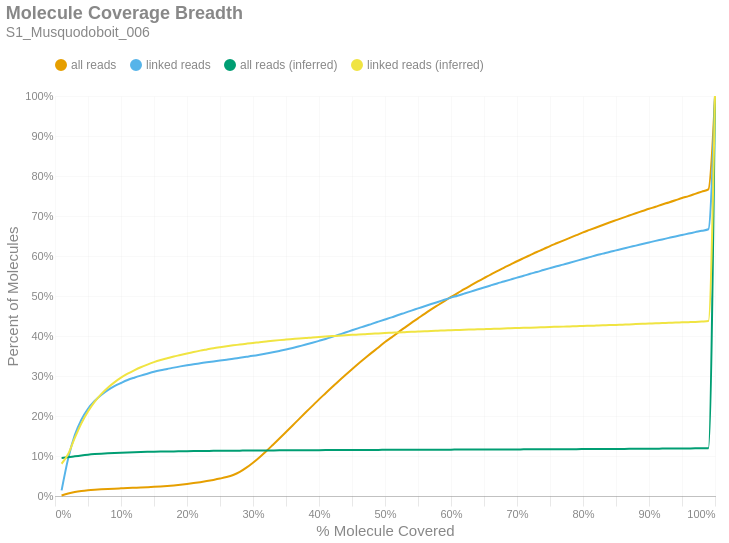

Notebook code for this chart:
### Markdown cell above
### Molecule Read Coverage
This chart shows molecule coverage breadth as computed by the number of bases aligned to that molecule. In other words, "*how much of each unique long molecule is actually sequenced/aligned?*" Keep in mind there is a distinction between sequences and alignments, since some sequences belonging to a particular molecule may not align well and wouldn't appear in the alignment data. This chart also shows molecule coverage breadth as computed by the *inferred fragment* from which the aligned sequences originate. Unlike read coverage, this calculation takes into account the total insert size, including unsequenced gaps between the forward and reverse reads. Like the previous figures, these are cumulative percents.

### Code cell
if SKIPLR:
    print_html(f"Skipped")
else:
    binned_df = consolidated_hist(valids['coverage_bp'], mask, 0.01, True)
    binned_df_inf = consolidated_hist(valids['coverage_inserts'], mask, 0.01, True)
    binned_df = binned_df.with_columns(pl.lit(binned_df_inf['all reads (cumsum)']).alias('all reads (inferred)'))
    binned_df = binned_df.with_columns(pl.lit(binned_df_inf['linked reads (cumsum)']).alias('linked reads (inferred)'))
    binned_df = binned_df.with_columns(
        (pl.col('bin').cast(pl.Float64) + 0.01).alias('right_edge')
    )

    with SafeRender(binned_df):
        (
            density_plot(binned_df, 'Molecule Coverage Breadth', samplename, 'molcov', ['all reads (inferred)','linked reads (inferred)'])
            .encode(
                #x=alt.X('bin:Q', title="% Molecule Covered").axis(format = '%').scale(padding=0),
                x=alt.X('right_edge:Q', title="% Molecule Covered").axis(format='%').scale(padding=0),
                y=alt.Y('value:Q', title='Percent of Molecules')
                    .axis(format='%')
                    .stack(False)
                    .scale(domainMin=0, padding=0),
                color=alt.Color("key:N").scale(domain = ["all reads", "linked reads", "all reads (inferred)", "linked reads (inferred)"]),
                tooltip = [
                    alt.Tooltip("key:N", title = "Data Type"),
                    alt.Tooltip("range_label:N", title="% Molecule Covered"),
                    alt.Tooltip("value:Q", format = ".2%", title="% Molecules")
                ]
            )
        ).display()

### Figure 1 — Vega-Lite specification as saved in the notebook (floating-point values rounded to 4 significant figures)
{"width": "container", "height": 400, "config": {"title": {"anchor": "start", "dy": -15, "fontSize": 18, "color": "#888888", "subtitleColor": "#888888", "subtitleFontSize": 14}, "arc": {"fill": "#0072B2"}, "axis": {"domainColor": "#888888", "domainWidth": 0.5, "gridWidth": 0.2, "grid": false, "titleFontWeight": 400, "titleFontSize": 15, "labelFontSize": 11, "labelColor": "#888888", "tickColor": "#888888", "tickWidth": 0.2, "titleColor": "#888888"}, "axisBand": {"grid": false}, "axisX": {"grid": true, "tickSize": 10, "domainCap": "round"}, "axisY": {"domain": false, "grid": true, "tickSize": 0, "domainCap": "round"}, "background": "transparent", "header": {"labelFontSize": 15, "labelColor": "#888888", "titleFontSize": 15, "titleFontWeight": 600, "titleColor": "#888888"}, "legend": {"labelFont": "sans-serif", "labelFontSize": 12, "labelColor": "#888888", "symbolSize": 100, "symbolType": "circle", "titleFontSize": 12, "titlePadding": 10, "titleColor": "#888888", "title": null, "orient": "top"}, "range": {"category": ["#E69F00", "#56B4E9", "#009E73", "#F0E442", "#0072B2", "#D55E00", "#CC79A7", "#000000"], "diverging": ["#cfe8f3", "#a2d4ec", "#73bfe2", "#46abdb", "#1696d2", "#12719e"]}, "area": {"fill": "#0072B2", "fillOpacity": 0.7, "line": true, "strokeOpacity": 0.7}, "line": {"color": "#0072B2", "stroke": "#0072B2", "strokeWidth": 2}, "trail": {"color": "#0072B2", "stroke": "#0072B2", "strokeWidth": 0, "size": 1}, "point": {"filled": true, "fillOpacity": 1.0, "size": 95}, "text": {"color": "#888888", "fontSize": 11, "align": "right", "fontWeight": 400, "size": 11}, "bar": {"fill": "#0072B2", "stroke": null}, "view": {"stroke": null, "continuousWidth": 660, "continuousHeight": 400}}, "data": {"name": "data-3992d41c891209a4c21e32f1ffea226e"}, "mark": {"type": "line", "interpolate": "monotone", "point": {"opacity": 0, "size": 275}}, "encoding": {"color": {"field": "key", "scale": {"domain": ["all reads", "linked reads", "all reads (inferred)", "linked reads (inferred)"]}, "type": "nominal"}, "tooltip": [{"field": "key", "title": "Data Type", "type": "nominal"}, {"field": "range_label", "title": "% Molecule Covered", "type": "nominal"}, {"field": "value", "format": ".2%", "title": "% Molecules", "type": "quantitative"}], "x": {"axis": {"format": "%"}, "field": "right_edge", "scale": {"padding": 0}, "title": "% Molecule Covered", "type": "quantitative"}, "y": {"axis": {"format": "%"}, "field": "value", "scale": {"domainMin": 0, "padding": 0}, "stack": false, "title": "Percent of Molecules", "type": "quantitative"}}, "params": [{"name": "param_c36ac31b6afebe62", "select": {"type": "point", "fields": ["key"]}, "bind": "legend"}], "title": {"text": "Molecule Coverage Breadth", "subtitle": "S1_Musquodoboit_006"}, "transform": [{"fold": ["all reads (cumsum)", "linked reads (cumsum)", "all reads (inferred)", "linked reads (inferred)"]}, {"calculate": "replace(datum.key, ' (cumsum)', '')", "as": "key"}, {"filter": {"param": "param_c36ac31b6afebe62"}}], "usermeta": {"embedOptions": {"downloadFileName": "S1_Musquodoboit_006.molcov"}}, "$schema": "https://vega.github.io/schema/vega-lite/v6.1.0.json", "datasets": {"data-3992d41c891209a4c21e32f1ffea226e": [{"bin": "0.0", "interval": "0.0-0.01", "all reads": 0.001059, "linked reads": 0.01395, "all reads (cumsum)": 0.001059, "linked reads (cumsum)": 0.01395, "range_label": "0.0-0.01", "all reads (inferred)": 0.09523, "linked reads (inferred)": 0.08063, "right_edge": 0.01}, {"bin": "0.01", "interval": "0.01-0.02", "all reads": 0.005019, "linked reads": 0.08013, "all reads (cumsum)": 0.006078, "linked reads (cumsum)": 0.09408, "range_label": "0.01-0.02", "all reads (inferred)": 0.09682, "linked reads (inferred)": 0.105, "right_edge": 0.02}, {"bin": "0.02", "interval": "0.02-0.03", "all reads": 0.003692, "linked reads": 0.05805, "all reads (cumsum)": 0.00977, "linked reads (cumsum)": 0.1521, "range_label": "0.02-0.03", "all reads (inferred)": 0.09927, "linked reads (inferred)": 0.1453, "right_edge": 0.03}, {"bin": "0.03", "interval": "0.03-0.04", "all reads": 0.00257, "linked reads": 0.03854, "all reads (cumsum)": 0.01234, "linked reads (cumsum)": 0.1907, "range_label": "0.03-0.04", "all reads (inferred)": 0.1015, "linked reads (inferred)": 0.1816, "right_edge": 0.04}, {"bin": "0.04", "interval": "0.04-0.05", "all reads": 0.00183, "linked reads": 0.02739, "all reads (cumsum)": 0.01417, "linked reads (cumsum)": 0.2181, "range_label": "0.04-0.05", "all reads (inferred)": 0.1033, "linked reads (inferred)": 0.2112, "right_edge": 0.05}, {"bin": "0.05", "interval": "0.05-0.06", "all reads": 0.001369, "linked reads": 0.0194, "all reads (cumsum)": 0.01554, "linked reads (cumsum)": 0.2375, "range_label": "0.05-0.06", "all reads (inferred)": 0.1047, "linked reads (inferred)": 0.2353, "right_edge": 0.06}, {"bin": "0.06", "interval": "0.06-0.07", "all reads": 0.001103, "linked reads": 0.01518, "all reads (cumsum)": 0.01664, "linked reads (cumsum)": 0.2526, "range_label": "0.06-0.07", "all reads (inferred)": 0.1059, "linked reads (inferred)": 0.2547, "right_edge": 0.07}, {"bin": "0.07", "interval": "0.07-0.08", "all reads": 0.0009255, "linked reads": 0.01208, "all reads (cumsum)": 0.01757, "linked reads (cumsum)": 0.2647, "range_label": "0.07-0.08", "all reads (inferred)": 0.1069, "linked reads (inferred)": 0.2709, "right_edge": 0.08}, {"bin": "0.08", "interval": "0.08-0.09", "all reads": 0.0008126, "linked reads": 0.009833, "all reads (cumsum)": 0.01838, "linked reads (cumsum)": 0.2746, "range_label": "0.08-0.09", "all reads (inferred)": 0.1077, "linked reads (inferred)": 0.2841, "right_edge": 0.09}, {"bin": "0.09", "interval": "0.09-0.1", "all reads": 0.0007726, "linked reads": 0.008014, "all reads (cumsum)": 0.01915, "linked reads (cumsum)": 0.2826, "range_label": "0.09-0.1", "all reads (inferred)": 0.1084, "linked reads (inferred)": 0.2958, "right_edge": 0.1}, {"bin": "0.1", "interval": "0.1-0.11", "all reads": 0.0007681, "linked reads": 0.007322, "all reads (cumsum)": 0.01992, "linked reads (cumsum)": 0.2899, "range_label": "0.1-0.11", "all reads (inferred)": 0.109, "linked reads (inferred)": 0.3057, "right_edge": 0.11}, {"bin": "0.11", "interval": "0.11-0.12", "all reads": 0.0006884, "linked reads": 0.005794, "all reads (cumsum)": 0.02061, "linked reads (cumsum)": 0.2957, "range_label": "0.11-0.12", "all reads (inferred)": 0.1095, "linked reads (inferred)": 0.3142, "right_edge": 0.12}, {"bin": "0.12", "interval": "0.12-0.13", "all reads": 0.0006839, "linked reads": 0.005266, "all reads (cumsum)": 0.02129, "linked reads (cumsum)": 0.301, "range_label": "0.12-0.13", "all reads (inferred)": 0.1099, "linked reads (inferred)": 0.3219, "right_edge": 0.13}, {"bin": "0.13", "interval": "0.13-0.14", "all reads": 0.0007362, "linked reads": 0.004881, "all reads (cumsum)": 0.02203, "linked reads (cumsum)": 0.3058, "range_label": "0.13-0.14", "all reads (inferred)": 0.1103, "linked reads (inferred)": 0.3286, "right_edge": 0.14}, {"bin": "0.14", "interval": "0.14-0.15", "all reads": 0.0008032, "linked reads": 0.004646, "all reads (cumsum)": 0.02283, "linked reads (cumsum)": 0.3105, "range_label": "0.14-0.15", "all reads (inferred)": 0.1107, "linked reads (inferred)": 0.3346, "right_edge": 0.15}, {"bin": "0.15", "interval": "0.15-0.16", "all reads": 0.0009598, "linked reads": 0.003739, "all reads (cumsum)": 0.02379, "linked reads (cumsum)": 0.3142, "range_label": "0.15-0.16", "all reads (inferred)": 0.111, "linked reads (inferred)": 0.3398, "right_edge": 0.16}, {"bin": "0.16", "interval": "0.16-0.17", "all reads": 0.00118, "linked reads": 0.003254, "all reads (cumsum)": 0.02497, "linked reads (cumsum)": 0.3175, "range_label": "0.16-0.17", "all reads (inferred)": 0.1113, "linked reads (inferred)": 0.3443, "right_edge": 0.17}, {"bin": "0.17", "interval": "0.17-0.18", "all reads": 0.001456, "linked reads": 0.003461, "all reads (cumsum)": 0.02643, "linked reads (cumsum)": 0.3209, "range_label": "0.17-0.18", "all reads (inferred)": 0.1116, "linked reads (inferred)": 0.3487, "right_edge": 0.18}, {"bin": "0.18", "interval": "0.18-0.19", "all reads": 0.001744, "linked reads": 0.00309, "all reads (cumsum)": 0.02817, "linked reads (cumsum)": 0.324, "range_label": "0.18-0.19", "all reads (inferred)": 0.1118, "linked reads (inferred)": 0.3524, "right_edge": 0.19}, {"bin": "0.19", "interval": "0.19-0.2", "all reads": 0.001942, "linked reads": 0.00284, "all reads (cumsum)": 0.03011, "linked reads (cumsum)": 0.3269, "range_label": "0.19-0.2", "all reads (inferred)": 0.112, "linked reads (inferred)": 0.3564, "right_edge": 0.2}, {"bin": "0.2", "interval": "0.2-0.21", "all reads": 0.002128, "linked reads": 0.002655, "all reads (cumsum)": 0.03224, "linked reads (cumsum)": 0.3295, "range_label": "0.2-0.21", "all reads (inferred)": 0.1123, "linked reads (inferred)": 0.3601, "right_edge": 0.21}, {"bin": "0.21", "interval": "0.21-0.22", "all reads": 0.002373, "linked reads": 0.002326, "all reads (cumsum)": 0.03461, "linked reads (cumsum)": 0.3318, "range_label": "0.21-0.22", "all reads (inferred)": 0.1125, "linked reads (inferred)": 0.3634, "right_edge": 0.22}, {"bin": "0.22", "interval": "0.22-0.23", "all reads": 0.002659, "linked reads": 0.002419, "all reads (cumsum)": 0.03727, "linked reads (cumsum)": 0.3343, "range_label": "0.22-0.23", "all reads (inferred)": 0.1126, "linked reads (inferred)": 0.3664, "right_edge": 0.23}, {"bin": "0.23", "interval": "0.23-0.24", "all reads": 0.002971, "linked reads": 0.002219, "all reads (cumsum)": 0.04024, "linked reads (cumsum)": 0.3365, "range_label": "0.23-0.24", "all reads (inferred)": 0.1128, "linked reads (inferred)": 0.3694, "right_edge": 0.24}, {"bin": "0.24", "interval": "0.24-0.25", "all reads": 0.003289, "linked reads": 0.002055, "all reads (cumsum)": 0.04353, "linked reads (cumsum)": 0.3385, "range_label": "0.24-0.25", "all reads (inferred)": 0.113, "linked reads (inferred)": 0.372, "right_edge": 0.25}, {"bin": "0.25", "interval": "0.25-0.26", "all reads": 0.003818, "linked reads": 0.002276, "all reads (cumsum)": 0.04735, "linked reads (cumsum)": 0.3408, "range_label": "0.25-0.26", "all reads (inferred)": 0.1131, "linked reads (inferred)": 0.3745, "right_edge": 0.26}, {"bin": "0.26", "interval": "0.26-0.27", "all reads": 0.005259, "linked reads": 0.002569, "all reads (cumsum)": 0.05261, "linked reads (cumsum)": 0.3434, "range_label": "0.26-0.27", "all reads (inferred)": 0.1133, "linked reads (inferred)": 0.3767, "right_edge": 0.27}, {"bin": "0.27", "interval": "0.27-0.28", "all reads": 0.007699, "linked reads": 0.002191, "all reads (cumsum)": 0.06031, "linked reads (cumsum)": 0.3456, "range_label": "0.27-0.28", "all reads (inferred)": 0.1134, "linked reads (inferred)": 0.3787, "right_edge": 0.28}, {"bin": "0.28", "interval": "0.28-0.29", "all reads": 0.01049, "linked reads": 0.002369, "all reads (cumsum)": 0.0708, "linked reads (cumsum)": 0.3479, "range_label": "0.28-0.29", "all reads (inferred)": 0.1135, "linked reads (inferred)": 0.3808, "right_edge": 0.29}, {"bin": "0.29", "interval": "0.29-0.3", "all reads": 0.01247, "linked reads": 0.002476, "all reads (cumsum)": 0.08327, "linked reads (cumsum)": 0.3504, "range_label": "0.29-0.3", "all reads (inferred)": 0.1137, "linked reads (inferred)": 0.3828, "right_edge": 0.3}, {"bin": "0.3", "interval": "0.3-0.31", "all reads": 0.01383, "linked reads": 0.002819, "all reads (cumsum)": 0.0971, "linked reads (cumsum)": 0.3532, "range_label": "0.3-0.31", "all reads (inferred)": 0.1138, "linked reads (inferred)": 0.3844, "right_edge": 0.31}, {"bin": "0.31", "interval": "0.31-0.32", "all reads": 0.01491, "linked reads": 0.00299, "all reads (cumsum)": 0.112, "linked reads (cumsum)": 0.3562, "range_label": "0.31-0.32", "all reads (inferred)": 0.1139, "linked reads (inferred)": 0.3862, "right_edge": 0.32}, {"bin": "0.32", "interval": "0.32-0.33", "all reads": 0.01572, "linked reads": 0.003047, "all reads (cumsum)": 0.1277, "linked reads (cumsum)": 0.3593, "range_label": "0.32-0.33", "all reads (inferred)": 0.114, "linked reads (inferred)": 0.388, "right_edge": 0.33}, {"bin": "0.33", "interval": "0.33-0.34", "all reads": 0.01591, "linked reads": 0.003304, "all reads (cumsum)": 0.1436, "linked reads (cumsum)": 0.3626, "range_label": "0.33-0.34", "all reads (inferred)": 0.1141, "linked reads (inferred)": 0.3897, "right_edge": 0.34}, {"bin": "0.34", "interval": "0.34-0.35", "all reads": 0.01632, "linked reads": 0.003482, "all reads (cumsum)": 0.16, "linked reads (cumsum)": 0.3661, "range_label": "0.34-0.35", "all reads (inferred)": 0.1142, "linked reads (inferred)": 0.3911, "right_edge": 0.35}, {"bin": "0.35", "interval": "0.35-0.36", "all reads": 0.01642, "linked reads": 0.003911, "all reads (cumsum)": 0.1764, "linked reads (cumsum)": 0.37, "range_label": "0.35-0.36", "all reads (inferred)": 0.1143, "linked reads (inferred)": 0.3925, "right_edge": 0.36}, {"bin": "0.36", "interval": "0.36-0.37", "all reads": 0.01648, "linked reads": 0.004289, "all reads (cumsum)": 0.1929, "linked reads (cumsum)": 0.3743, "range_label": "0.36-0.37", "all reads (inferred)": 0.1144, "linked reads (inferred)": 0.3938, "right_edge": 0.37}, {"bin": "0.37", "interval": "0.37-0.38", "all reads": 0.01632, "linked reads": 0.004324, "all reads (cumsum)": 0.2092, "linked reads (cumsum)": 0.3786, "range_label": "0.37-0.38", "all reads (inferred)": 0.1145, "linked reads (inferred)": 0.3951, "right_edge": 0.38}, {"bin": "0.38", "interval": "0.38-0.39", "all reads": 0.01613, "linked reads": 0.00451, "all reads (cumsum)": 0.2253, "linked reads (cumsum)": 0.3831, "range_label": "0.38-0.39", "all reads (inferred)": 0.1146, "linked reads (inferred)": 0.3964, "right_edge": 0.39}, {"bin": "0.39", "interval": "0.39-0.4", "all reads": 0.01626, "linked reads": 0.004738, "all reads (cumsum)": 0.2416, "linked reads (cumsum)": 0.3878, "range_label": "0.39-0.4", "all reads (inferred)": 0.1146, "linked reads (inferred)": 0.3974, "right_edge": 0.4}, {"bin": "0.4", "interval": "0.4-0.41", "all reads": 0.0154, "linked reads": 0.004781, "all reads (cumsum)": 0.257, "linked reads (cumsum)": 0.3926, "range_label": "0.4-0.41", "all reads (inferred)": 0.1147, "linked reads (inferred)": 0.3987, "right_edge": 0.41}, {"bin": "0.41", "interval": "0.41-0.42", "all reads": 0.01545, "linked reads": 0.005245, "all reads (cumsum)": 0.2724, "linked reads (cumsum)": 0.3979, "range_label": "0.41-0.42", "all reads (inferred)": 0.1148, "linked reads (inferred)": 0.3997, "right_edge": 0.42}, {"bin": "0.42", "interval": "0.42-0.43", "all reads": 0.01517, "linked reads": 0.005431, "all reads (cumsum)": 0.2876, "linked reads (cumsum)": 0.4033, "range_label": "0.42-0.43", "all reads (inferred)": 0.1149, "linked reads (inferred)": 0.4009, "right_edge": 0.43}, {"bin": "0.43", "interval": "0.43-0.44", "all reads": 0.01467, "linked reads": 0.005352, "all reads (cumsum)": 0.3023, "linked reads (cumsum)": 0.4086, "range_label": "0.43-0.44", "all reads (inferred)": 0.1149, "linked reads (inferred)": 0.4018, "right_edge": 0.44}, {"bin": "0.44", "interval": "0.44-0.45", "all reads": 0.01461, "linked reads": 0.005659, "all reads (cumsum)": 0.3169, "linked reads (cumsum)": 0.4143, "range_label": "0.44-0.45", "all reads (inferred)": 0.115, "linked reads (inferred)": 0.4029, "right_edge": 0.45}, {"bin": "0.45", "interval": "0.45-0.46", "all reads": 0.01427, "linked reads": 0.005423, "all reads (cumsum)": 0.3312, "linked reads (cumsum)": 0.4197, "range_label": "0.45-0.46", "all reads (inferred)": 0.1151, "linked reads (inferred)": 0.4037, "right_edge": 0.46}, {"bin": "0.46", "interval": "0.46-0.47", "all reads": 0.01365, "linked reads": 0.005145, "all reads (cumsum)": 0.3448, "linked reads (cumsum)": 0.4249, "range_label": "0.46-0.47", "all reads (inferred)": 0.1151, "linked reads (inferred)": 0.4046, "right_edge": 0.47}, {"bin": "0.47", "interval": "0.47-0.48", "all reads": 0.01363, "linked reads": 0.005545, "all reads (cumsum)": 0.3585, "linked reads (cumsum)": 0.4304, "range_label": "0.47-0.48", "all reads (inferred)": 0.1152, "linked reads (inferred)": 0.4055, "right_edge": 0.48}, {"bin": "0.48", "interval": "0.48-0.49", "all reads": 0.01282, "linked reads": 0.005402, "all reads (cumsum)": 0.3713, "linked reads (cumsum)": 0.4358, "range_label": "0.48-0.49", "all reads (inferred)": 0.1153, "linked reads (inferred)": 0.4065, "right_edge": 0.49}, {"bin": "0.49", "interval": "0.49-0.5", "all reads": 0.01378, "linked reads": 0.005359, "all reads (cumsum)": 0.3851, "linked reads (cumsum)": 0.4412, "range_label": "0.49-0.5", "all reads (inferred)": 0.1153, "linked reads (inferred)": 0.4074, "right_edge": 0.5}, {"bin": "0.5", "interval": "0.5-0.51", "all reads": 0.01152, "linked reads": 0.005331, "all reads (cumsum)": 0.3966, "linked reads (cumsum)": 0.4465, "range_label": "0.5-0.51", "all reads (inferred)": 0.1154, "linked reads (inferred)": 0.4082, "right_edge": 0.51}, {"bin": "0.51", "interval": "0.51-0.52", "all reads": 0.0126, "linked reads": 0.006001, "all reads (cumsum)": 0.4092, "linked reads (cumsum)": 0.4525, "range_label": "0.51-0.52", "all reads (inferred)": 0.1155, "linked reads (inferred)": 0.4089, "right_edge": 0.52}, {"bin": "0.52", "interval": "0.52-0.53", "all reads": 0.01186, "linked reads": 0.005345, "all reads (cumsum)": 0.421, "linked reads (cumsum)": 0.4579, "range_label": "0.52-0.53", "all reads (inferred)": 0.1155, "linked reads (inferred)": 0.4097, "right_edge": 0.53}, {"bin": "0.53", "interval": "0.53-0.54", "all reads": 0.01177, "linked reads": 0.005673, "all reads (cumsum)": 0.4328, "linked reads (cumsum)": 0.4635, "range_label": "0.53-0.54", "all reads (inferred)": 0.1156, "linked reads (inferred)": 0.4104, "right_edge": 0.54}, {"bin": "0.54", "interval": "0.54-0.55", "all reads": 0.01126, "linked reads": 0.005431, "all reads (cumsum)": 0.4441, "linked reads (cumsum)": 0.469, "range_label": "0.54-0.55", "all reads (inferred)": 0.1156, "linked reads (inferred)": 0.4111, "right_edge": 0.55}, {"bin": "0.55", "interval": "0.55-0.56", "all reads": 0.01137, "linked reads": 0.005495, "all reads (cumsum)": 0.4554, "linked reads (cumsum)": 0.4745, "range_label": "0.55-0.56", "all reads (inferred)": 0.1157, "linked reads (inferred)": 0.4118, "right_edge": 0.56}, {"bin": "0.56", "interval": "0.56-0.57", "all reads": 0.01097, "linked reads": 0.005373, "all reads (cumsum)": 0.4664, "linked reads (cumsum)": 0.4798, "range_label": "0.56-0.57", "all reads (inferred)": 0.1158, "linked reads (inferred)": 0.4126, "right_edge": 0.57}, {"bin": "0.57", "interval": "0.57-0.58", "all reads": 0.01053, "linked reads": 0.005309, "all reads (cumsum)": 0.4769, "linked reads (cumsum)": 0.4851, "range_label": "0.57-0.58", "all reads (inferred)": 0.1158, "linked reads (inferred)": 0.4132, "right_edge": 0.58}, {"bin": "0.58", "interval": "0.58-0.59", "all reads": 0.01039, "linked reads": 0.005588, "all reads (cumsum)": 0.4873, "linked reads (cumsum)": 0.4907, "range_label": "0.58-0.59", "all reads (inferred)": 0.1159, "linked reads (inferred)": 0.4138, "right_edge": 0.59}, {"bin": "0.59", "interval": "0.59-0.6", "all reads": 0.01028, "linked reads": 0.005259, "all reads (cumsum)": 0.4976, "linked reads (cumsum)": 0.496, "range_label": "0.59-0.6", "all reads (inferred)": 0.1159, "linked reads (inferred)": 0.4144, "right_edge": 0.6}, {"bin": "0.6", "interval": "0.6-0.61", "all reads": 0.00955, "linked reads": 0.00481, "all reads (cumsum)": 0.5072, "linked reads (cumsum)": 0.5008, "range_label": "0.6-0.61", "all reads (inferred)": 0.116, "linked reads (inferred)": 0.4151, "right_edge": 0.61}, {"bin": "0.61", "interval": "0.61-0.62", "all reads": 0.009893, "linked reads": 0.005095, "all reads (cumsum)": 0.5171, "linked reads (cumsum)": 0.5059, "range_label": "0.61-0.62", "all reads (inferred)": 0.116, "linked reads (inferred)": 0.4157, "right_edge": 0.62}, {"bin": "0.62", "interval": "0.62-0.63", "all reads": 0.009407, "linked reads": 0.005131, "all reads (cumsum)": 0.5265, "linked reads (cumsum)": 0.511, "range_label": "0.62-0.63", "all reads (inferred)": 0.1161, "linked reads (inferred)": 0.4162, "right_edge": 0.63}, {"bin": "0.63", "interval": "0.63-0.64", "all reads": 0.00921, "linked reads": 0.005209, "all reads (cumsum)": 0.5357, "linked reads (cumsum)": 0.5162, "range_label": "0.63-0.64", "all reads (inferred)": 0.1161, "linked reads (inferred)": 0.4166, "right_edge": 0.64}, {"bin": "0.64", "interval": "0.64-0.65", "all reads": 0.008887, "linked reads": 0.004967, "all reads (cumsum)": 0.5446, "linked reads (cumsum)": 0.5212, "range_label": "0.64-0.65", "all reads (inferred)": 0.1162, "linked reads (inferred)": 0.4172, "right_edge": 0.65}, {"bin": "0.65", "interval": "0.65-0.66", "all reads": 0.009088, "linked reads": 0.005202, "all reads (cumsum)": 0.5537, "linked reads (cumsum)": 0.5264, "range_label": "0.65-0.66", "all reads (inferred)": 0.1163, "linked reads (inferred)": 0.4177, "right_edge": 0.66}, {"bin": "0.66", "interval": "0.66-0.67", "all reads": 0.008403, "linked reads": 0.005024, "all reads (cumsum)": 0.5621, "linked reads (cumsum)": 0.5314, "range_label": "0.66-0.67", "all reads (inferred)": 0.1163, "linked reads (inferred)": 0.4182, "right_edge": 0.67}, {"bin": "0.67", "interval": "0.67-0.68", "all reads": 0.008493, "linked reads": 0.00466, "all reads (cumsum)": 0.5705, "linked reads (cumsum)": 0.5361, "range_label": "0.67-0.68", "all reads (inferred)": 0.1164, "linked reads (inferred)": 0.4187, "right_edge": 0.68}, {"bin": "0.68", "interval": "0.68-0.69", "all reads": 0.00806, "linked reads": 0.004852, "all reads (cumsum)": 0.5786, "linked reads (cumsum)": 0.5409, "range_label": "0.68-0.69", "all reads (inferred)": 0.1164, "linked reads (inferred)": 0.4193, "right_edge": 0.69}, {"bin": "0.69", "interval": "0.69-0.7", "all reads": 0.008226, "linked reads": 0.005002, "all reads (cumsum)": 0.5868, "linked reads (cumsum)": 0.5459, "range_label": "0.69-0.7", "all reads (inferred)": 0.1165, "linked reads (inferred)": 0.4199, "right_edge": 0.7}, {"bin": "0.7", "interval": "0.7-0.71", "all reads": 0.007783, "linked reads": 0.004553, "all reads (cumsum)": 0.5946, "linked reads (cumsum)": 0.5505, "range_label": "0.7-0.71", "all reads (inferred)": 0.1166, "linked reads (inferred)": 0.4205, "right_edge": 0.71}, {"bin": "0.71", "interval": "0.71-0.72", "all reads": 0.007656, "linked reads": 0.005059, "all reads (cumsum)": 0.6023, "linked reads (cumsum)": 0.5555, "range_label": "0.71-0.72", "all reads (inferred)": 0.1166, "linked reads (inferred)": 0.4209, "right_edge": 0.72}, {"bin": "0.72", "interval": "0.72-0.73", "all reads": 0.007643, "linked reads": 0.00436, "all reads (cumsum)": 0.6099, "linked reads (cumsum)": 0.5599, "range_label": "0.72-0.73", "all reads (inferred)": 0.1167, "linked reads (inferred)": 0.4214, "right_edge": 0.73}, {"bin": "0.73", "interval": "0.73-0.74", "all reads": 0.007293, "linked reads": 0.004938, "all reads (cumsum)": 0.6172, "linked reads (cumsum)": 0.5648, "range_label": "0.73-0.74", "all reads (inferred)": 0.1168, "linked reads (inferred)": 0.422, "right_edge": 0.74}, {"bin": "0.74", "interval": "0.74-0.75", "all reads": 0.00768, "linked reads": 0.004767, "all reads (cumsum)": 0.6249, "linked reads (cumsum)": 0.5696, "range_label": "0.74-0.75", "all reads (inferred)": 0.1168, "linked reads (inferred)": 0.4225, "right_edge": 0.75}, {"bin": "0.75", "interval": "0.75-0.76", "all reads": 0.006883, "linked reads": 0.004603, "all reads (cumsum)": 0.6318, "linked reads (cumsum)": 0.5742, "range_label": "0.75-0.76", "all reads (inferred)": 0.1169, "linked reads (inferred)": 0.423, "right_edge": 0.76}, {"bin": "0.76", "interval": "0.76-0.77", "all reads": 0.006808, "linked reads": 0.004225, "all reads (cumsum)": 0.6386, "linked reads (cumsum)": 0.5784, "range_label": "0.76-0.77", "all reads (inferred)": 0.117, "linked reads (inferred)": 0.4234, "right_edge": 0.77}, {"bin": "0.77", "interval": "0.77-0.78", "all reads": 0.006799, "linked reads": 0.004653, "all reads (cumsum)": 0.6454, "linked reads (cumsum)": 0.5831, "range_label": "0.77-0.78", "all reads (inferred)": 0.117, "linked reads (inferred)": 0.424, "right_edge": 0.78}, {"bin": "0.78", "interval": "0.78-0.79", "all reads": 0.006737, "linked reads": 0.004731, "all reads (cumsum)": 0.6521, "linked reads (cumsum)": 0.5878, "range_label": "0.78-0.79", "all reads (inferred)": 0.1171, "linked reads (inferred)": 0.4244, "right_edge": 0.79}, {"bin": "0.79", "interval": "0.79-0.8", "all reads": 0.006867, "linked reads": 0.00481, "all reads (cumsum)": 0.659, "linked reads (cumsum)": 0.5926, "range_label": "0.79-0.8", "all reads (inferred)": 0.1172, "linked reads (inferred)": 0.425, "right_edge": 0.8}, {"bin": "0.8", "interval": "0.8-0.81", "all reads": 0.006194, "linked reads": 0.004489, "all reads (cumsum)": 0.6652, "linked reads (cumsum)": 0.5971, "range_label": "0.8-0.81", "all reads (inferred)": 0.1173, "linked reads (inferred)": 0.4255, "right_edge": 0.81}, {"bin": "0.81", "interval": "0.81-0.82", "all reads": 0.006211, "linked reads": 0.004646, "all reads (cumsum)": 0.6714, "linked reads (cumsum)": 0.6018, "range_label": "0.81-0.82", "all reads (inferred)": 0.1174, "linked reads (inferred)": 0.4261, "right_edge": 0.82}, {"bin": "0.82", "interval": "0.82-0.83", "all reads": 0.006247, "linked reads": 0.004167, "all reads (cumsum)": 0.6776, "linked reads (cumsum)": 0.6059, "range_label": "0.82-0.83", "all reads (inferred)": 0.1175, "linked reads (inferred)": 0.4266, "right_edge": 0.83}, {"bin": "0.83", "interval": "0.83-0.84", "all reads": 0.006082, "linked reads": 0.004217, "all reads (cumsum)": 0.6837, "linked reads (cumsum)": 0.6102, "range_label": "0.83-0.84", "all reads (inferred)": 0.1176, "linked reads (inferred)": 0.4272, "right_edge": 0.84}, {"bin": "0.84", "interval": "0.84-0.85", "all reads": 0.005868, "linked reads": 0.003889, "all reads (cumsum)": 0.6896, "linked reads (cumsum)": 0.614, "range_label": "0.84-0.85", "all reads (inferred)": 0.1177, "linked reads (inferred)": 0.4277, "right_edge": 0.85}, {"bin": "0.85", "interval": "0.85-0.86", "all reads": 0.005825, "linked reads": 0.003932, "all reads (cumsum)": 0.6954, "linked reads (cumsum)": 0.618, "range_label": "0.85-0.86", "all reads (inferred)": 0.1178, "linked reads (inferred)": 0.4284, "right_edge": 0.86}, {"bin": "0.86", "interval": "0.86-0.87", "all reads": 0.005704, "linked reads": 0.00416, "all reads (cumsum)": 0.7011, "linked reads (cumsum)": 0.6221, "range_label": "0.86-0.87", "all reads (inferred)": 0.1179, "linked reads (inferred)": 0.4289, "right_edge": 0.87}, {"bin": "0.87", "interval": "0.87-0.88", "all reads": 0.005773, "linked reads": 0.003861, "all reads (cumsum)": 0.7069, "linked reads (cumsum)": 0.626, "range_label": "0.87-0.88", "all reads (inferred)": 0.118, "linked reads (inferred)": 0.4297, "right_edge": 0.88}, {"bin": "0.88", "interval": "0.88-0.89", "all reads": 0.005513, "linked reads": 0.004039, "all reads (cumsum)": 0.7124, "linked reads (cumsum)": 0.63, "range_label": "0.88-0.89", "all reads (inferred)": 0.1181, "linked reads (inferred)": 0.4304, "right_edge": 0.89}, {"bin": "0.89", "interval": "0.89-0.9", "all reads": 0.005567, "linked reads": 0.003896, "all reads (cumsum)": 0.718, "linked reads (cumsum)": 0.6339, "range_label": "0.89-0.9", "all reads (inferred)": 0.1182, "linked reads (inferred)": 0.431, "right_edge": 0.9}, {"bin": "0.9", "interval": "0.9-0.91", "all reads": 0.005166, "linked reads": 0.003853, "all reads (cumsum)": 0.7231, "linked reads (cumsum)": 0.6378, "range_label": "0.9-0.91", "all reads (inferred)": 0.1184, "linked reads (inferred)": 0.4318, "right_edge": 0.91}, {"bin": "0.91", "interval": "0.91-0.92", "all reads": 0.005732, "linked reads": 0.003704, "all reads (cumsum)": 0.7289, "linked reads (cumsum)": 0.6415, "range_label": "0.91-0.92", "all reads (inferred)": 0.1185, "linked reads (inferred)": 0.4323, "right_edge": 0.92}, {"bin": "0.92", "interval": "0.92-0.93", "all reads": 0.005037, "linked reads": 0.003768, "all reads (cumsum)": 0.7339, "linked reads (cumsum)": 0.6453, "range_label": "0.92-0.93", "all reads (inferred)": 0.1186, "linked reads (inferred)": 0.4329, "right_edge": 0.93}, {"bin": "0.93", "interval": "0.93-0.94", "all reads": 0.005379, "linked reads": 0.003725, "all reads (cumsum)": 0.7393, "linked reads (cumsum)": 0.649, "range_label": "0.93-0.94", "all reads (inferred)": 0.1187, "linked reads (inferred)": 0.4334, "right_edge": 0.94}, {"bin": "0.94", "interval": "0.94-0.95", "all reads": 0.005686, "linked reads": 0.003554, "all reads (cumsum)": 0.745, "linked reads (cumsum)": 0.6525, "range_label": "0.94-0.95", "all reads (inferred)": 0.1189, "linked reads (inferred)": 0.4341, "right_edge": 0.95}, {"bin": "0.95", "interval": "0.95-0.96", "all reads": 0.004734, "linked reads": 0.003511, "all reads (cumsum)": 0.7497, "linked reads (cumsum)": 0.656, "range_label": "0.95-0.96", "all reads (inferred)": 0.119, "linked reads (inferred)": 0.4347, "right_edge": 0.96}, {"bin": "0.96", "interval": "0.96-0.97", "all reads": 0.0056, "linked reads": 0.003597, "all reads (cumsum)": 0.7553, "linked reads (cumsum)": 0.6596, "range_label": "0.96-0.97", "all reads (inferred)": 0.1191, "linked reads (inferred)": 0.4353, "right_edge": 0.97}, {"bin": "0.97", "interval": "0.97-0.98", "all reads": 0.00569, "linked reads": 0.003468, "all reads (cumsum)": 0.761, "linked reads (cumsum)": 0.6631, "range_label": "0.97-0.98", "all reads (inferred)": 0.1193, "linked reads (inferred)": 0.4362, "right_edge": 0.98}, {"bin": "0.98", "interval": "0.98-0.99", "all reads": 0.005566, "linked reads": 0.003796, "all reads (cumsum)": 0.7666, "linked reads (cumsum)": 0.6669, "range_label": "0.98-0.99", "all reads (inferred)": 0.1196, "linked reads (inferred)": 0.4373, "right_edge": 0.99}, {"bin": "0.99", "interval": "0.99-1.0", "all reads": 0.2334, "linked reads": 0.3331, "all reads (cumsum)": 1.0, "linked reads (cumsum)": 1.0, "range_label": "0.99-1.0", "all reads (inferred)": 1.0, "linked reads (inferred)": 1.0, "right_edge": 1.0}]}}
